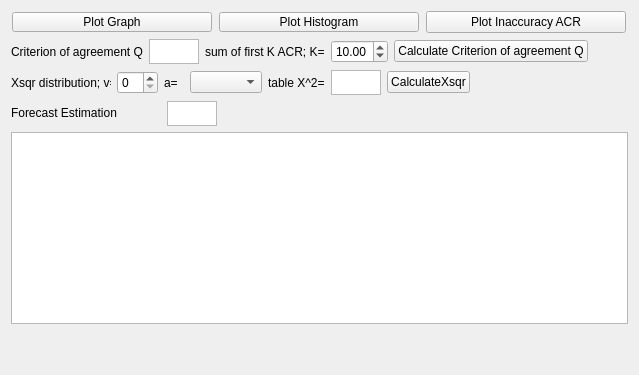
     <widget class="QWidget" name="tab_6">
      <property name="enabled">
       <bool>true</bool>
      </property>
      <attribute name="title">
       <string>Inaccuracy</string>
      </attribute>
      <layout class="QVBoxLayout" name="verticalLayout_12">
       <item>
        <layout class="QHBoxLayout" name="horizontalLayout_34">
         <item>
          <widget class="QPushButton" name="pushButtonPlotInaccuracyHistogram">
           <property name="enabled">
            <bool>true</bool>
           </property>
           <property name="sizePolicy">
            <sizepolicy hsizetype="Maximum" vsizetype="Preferred">
             <horstretch>0</horstretch>
             <verstretch>0</verstretch>
            </sizepolicy>
           </property>
           <property name="maximumSize">
            <size>
             <width>200</width>
             <height>20</height>
            </size>
           </property>
           <property name="text">
            <string>Plot Graph</string>
           </property>
          </widget>
         </item>
         <item>
          <widget class="QPushButton" name="pushButtonPlotHistogram">
           <property name="enabled">
            <bool>true</bool>
           </property>
           <property name="sizePolicy">
            <sizepolicy hsizetype="Maximum" vsizetype="Preferred">
             <horstretch>0</horstretch>
             <verstretch>0</verstretch>
            </sizepolicy>
           </property>
           <property name="maximumSize">
            <size>
             <width>200</width>
             <height>20</height>
            </size>
           </property>
           <property name="text">
            <string>Plot Histogram</string>
           </property>
          </widget>
         </item>
         <item>
          <widget class="QPushButton" name="plotInaccuracyACR">
           <property name="maximumSize">
            <size>
             <width>200</width>
             <height>16777215</height>
            </size>
           </property>
           <property name="text">
            <string>Plot Inaccuracy ACR</string>
           </property>
          </widget>
         </item>
        </layout>
       </item>
       <item>
        <layout class="QHBoxLayout" name="horizontalLayout_33">
         <item>
          <widget class="QLabel" name="label_criterionOfAgreement">
           <property name="text">
            <string>Criterion of agreement Q</string>
           </property>
          </widget>
         </item>
         <item>
          <widget class="QTextEdit" name="textEditCriterionOfAgreement">
           <property name="maximumSize">
            <size>
             <width>50</width>
             <height>25</height>
            </size>
           </property>
          </widget>
         </item>
         <item>
          <widget class="QLabel" name="label_9">
           <property name="text">
            <string>sum of first K ACR; K=</string>
           </property>
          </widget>
         </item>
         <item>
          <widget class="QDoubleSpinBox" name="doubleSpinBoxCriterionOfAgreement">
           <property name="enabled">
            <bool>true</bool>
           </property>
           <property name="value">
            <double>10.000000000000000</double>
           </property>
          </widget>
         </item>
         <item>
          <widget class="QPushButton" name="ButtonCalcQcriterion">
           <property name="text">
            <string>Calculate Criterion of agreement Q</string>
           </property>
          </widget>
         </item>
         <item>
          <spacer name="horizontalSpacer_9">
           <property name="orientation">
            <enum>Qt::Horizontal</enum>
           </property>
           <property name="sizeHint" stdset="0">
            <size>
             <width>40</width>
             <height>20</height>
            </size>
           </property>
          </spacer>
         </item>
        </layout>
       </item>
       <item>
        <layout class="QHBoxLayout" name="horizontalLayout_36">
         <item>
          <widget class="QLabel" name="label_10">
           <property name="minimumSize">
            <size>
             <width>100</width>
             <height>0</height>
            </size>
           </property>
           <property name="maximumSize">
            <size>
             <width>50</width>
             <height>16777215</height>
            </size>
           </property>
           <property name="text">
            <string>Xsqr distribution; v=</string>
           </property>
          </widget>
         </item>
         <item>
          <widget class="QSpinBox" name="spinBoxVXsqr">
           <property name="maximumSize">
            <size>
             <width>50</width>
             <height>16777215</height>
            </size>
           </property>
          </widget>
         </item>
         <item>
          <widget class="QLabel" name="label_11">
           <property name="minimumSize">
            <size>
             <width>20</width>
             <height>0</height>
            </size>
           </property>
           <property name="text">
            <string>a=</string>
           </property>
          </widget>
         </item>
         <item>
          <widget class="QComboBox" name="comboBoxXsqr"/>
         </item>
         <item>
          <widget class="QLabel" name="label_12">
           <property name="text">
            <string>table X^2=</string>
           </property>
          </widget>
         </item>
         <item>
          <widget class="QTextEdit" name="textEditXsqr">
           <property name="maximumSize">
            <size>
             <width>50</width>
             <height>25</height>
            </size>
           </property>
          </widget>
         </item>
         <item>
          <widget class="QPushButton" name="ButtonCalcXsqr">
           <property name="text">
            <string>CalculateXsqr</string>
           </property>
          </widget>
         </item>
         <item>
          <spacer name="horizontalSpacer_10">
           <property name="orientation">
            <enum>Qt::Horizontal</enum>
           </property>
           <property name="sizeHint" stdset="0">
            <size>
             <width>40</width>
             <height>20</height>
            </size>
           </property>
          </spacer>
         </item>
        </layout>
       </item>
       <item>
        <layout class="QHBoxLayout" name="horizontalLayout_22" stretch="0,0,0">
         <property name="sizeConstraint">
          <enum>QLayout::SetDefaultConstraint</enum>
         </property>
         <item>
          <widget class="QLabel" name="labelForecastEstimation">
           <property name="minimumSize">
            <size>
             <width>150</width>
             <height>0</height>
            </size>
           </property>
           <property name="maximumSize">
            <size>
             <width>200</width>
             <height>20</height>
            </size>
           </property>
           <property name="text">
            <string>Forecast Estimation</string>
           </property>
          </widget>
         </item>
         <item>
          <widget class="QTextEdit" name="textEditEstimation">
           <property name="enabled">
            <bool>true</bool>
           </property>
           <property name="sizePolicy">
            <sizepolicy hsizetype="Maximum" vsizetype="Preferred">
             <horstretch>0</horstretch>
             <verstretch>0</verstretch>
            </sizepolicy>
           </property>
           <property name="maximumSize">
            <size>
             <width>50</width>
             <height>25</height>
            </size>
           </property>
          </widget>
         </item>
         <item>
          <spacer name="horizontalSpacer">
           <property name="orientation">
            <enum>Qt::Horizontal</enum>
           </property>
           <property name="sizeHint" stdset="0">
            <size>
             <width>40</width>
             <height>20</height>
            </size>
           </property>
          </spacer>
         </item>
        </layout>
       </item>
       <item>
        <widget class="QTableWidget" name="tableWidgetInaccuracyACR"/>
       </item>
       <item>
        <spacer name="verticalSpacer">
         <property name="orientation">
          <enum>Qt::Vertical</enum>
         </property>
         <property name="sizeHint" stdset="0">
          <size>
           <width>20</width>
           <height>40</height>
          </size>
         </property>
        </spacer>
       </item>
      </layout>
     </widget>
